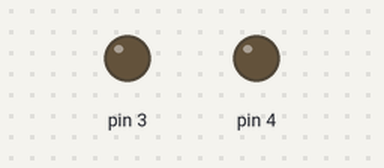
Bench run of a program on a simulated Arduino Uno, built with avr-gcc and run on an emulated ATmega328P. Shown: output pins drawn as LEDs (lit = HIGH).

Above: at 0.4 s.
At 80.94 s:
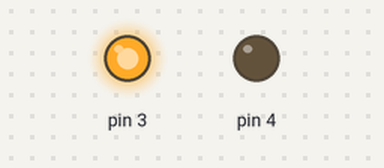
Timing chart, 0 to 81.7 s (numbered marks = the images above):
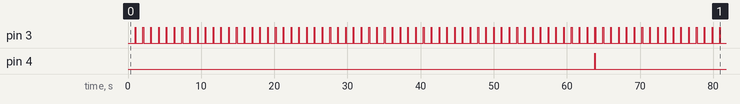

Measured:
- by itself, pin 3: moves between LOW and HIGH, repeating every 33.0 s
- by itself, pin 4: alternates HIGH for 0.03 s and LOW for 62.8 s
- by itself, everything shown: repeats every 62.9 s, in 119 steps

The program:

main.cpp
```cpp
#include <Arduino.h>

int cont_ms  = 0;
int cont_s = 0;
int cont_min = 0;

ISR(TIMER2_OVF_vect){

  //Serial.println(TCNT2);
  cont_s++;
  if(cont_s >= 60){
    cont_ms++;
    PORTD |= 1<<PD3;
    if(cont_ms >= 6){
      PORTD &=~ 1<<PD3;
      cont_ms = 0;
      cont_s = 0;
    }
    if(cont_ms == 1) {
      cont_min++;
    }
    if(cont_min>=60){
      cont_ms++;
      PORTD |= 1<<PD4;
      if(cont_ms >= 6){
        PORTD &=~ 1<<PD4;
        cont_ms = 0;
        cont_min = 0;
      }
    }

  }

}

int main(){

  DDRD |= 1<<PD3 | 1<<PD4;
  TCCR2B |= 1<<CS22 | 1<<CS21 | 1<<CS20 | 1<<WGM22;
  TIMSK2 |= 1<<TOIE2;
  sei();


  while(1){

  }
}
```
